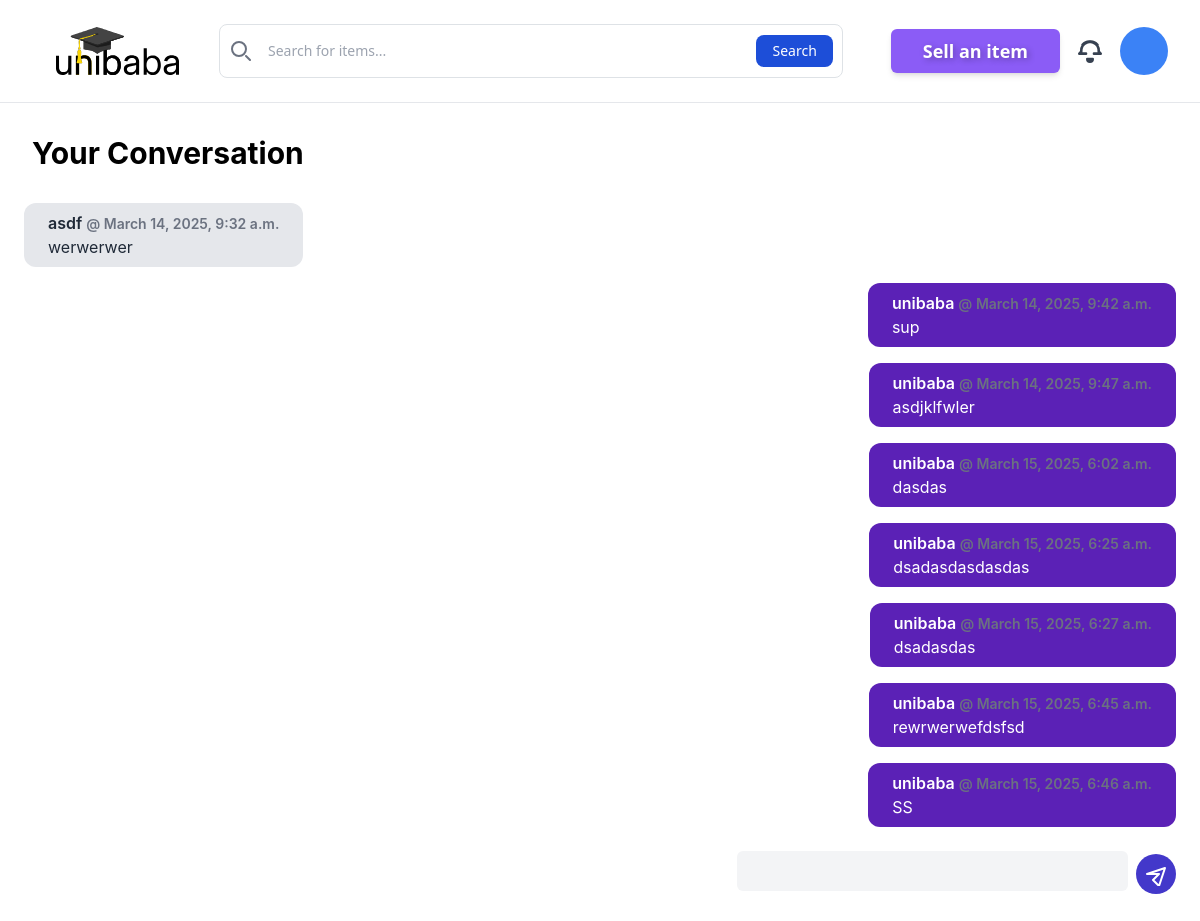
Before: /inbox/2/ (signed in) with the older database file.
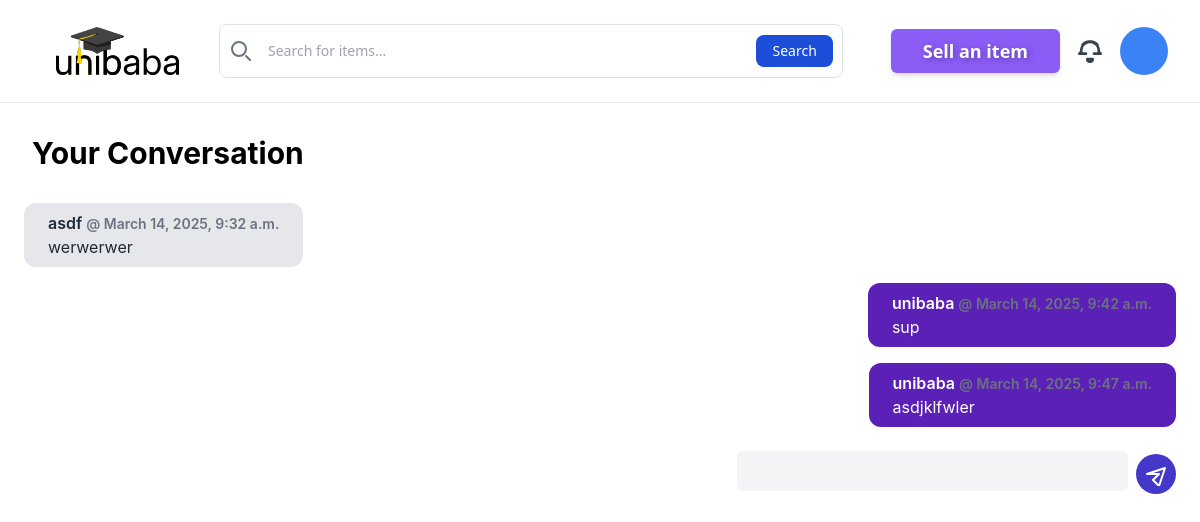
After: the same page with the newer database file.
### conversation/models.py (models this page shows)
class ConversationMessage(models.Model):
    conversation=models.ForeignKey(Conversation,related_name='messages',on_delete=models.CASCADE)
    content=models.TextField()
    created_at = models.DateTimeField(auto_now_add=True)
    created_by=models.ForeignKey(User, related_name='created_messages', on_delete=models.CASCADE)

### conversation/views.py (the view)
# urls.py: path('<int:pk>/',views.detail,name='detail'),
@login_required
def detail(request, pk):
    conversation = Conversation.objects.filter(members__in=[request.user.id]).get(pk=pk)
    if request.method == 'POST':
        form = ConversationMessageForm(request.POST)
        if form.is_valid():
            conversation_message = form.save(commit=False)
            conversation_message.conversation = conversation
            conversation_message.created_by = request.user
            conversation_message.save()
            conversation.save()
            return redirect('conversation:detail', pk=pk)
    else:
        form = ConversationMessageForm()
    return render(request, 'conversation/detail.html', {
        'conversation': conversation,
        'form': form
    })

### conversation/forms.py
class ConversationMessageForm(forms.ModelForm):
    content = forms.CharField(widget=forms.Textarea(attrs={
                'class':'w-128 h-10 p-2 text-sm text-gray-800 bg-gray-100 rounded-md resize-none'
            }), label='')
    class Meta:
        model=ConversationMessage
        fields =('content',)

### conversation/templates/conversation/detail.html (shortened to what this page needs)
{% extends 'base/templatepage.html' %}
{% block content %}
<h1 class="text-3xl font-bold mb-4 text-black p-2 ">Your Conversation</h1>
<div class="space-y-4">
    {% for message in conversation.messages.all %}
        <div class="flex {% if message.created_by == request.user %}justify-end{% else %}justify-start{% endif %}">
            <div class="max-w-xs px-4 py-2 rounded-xl {% if message.created_by == request.user %}bg-violet-800 text-white{% else %}bg-gray-200 text-gray-800{% endif %}">
                <p class="font-semibold">{{ message.created_by.username }} <span class="text-sm text-gray-500"> @ {{ message.created_at }}</span></p>
                <p>{{ message.content }}</p>
            </div>
        </div>
    {% endfor %}
</div>
<form method="post" action="." class="mt-6 flex justify-end items-center space-x-2">
    <div class="flex items-center space-x-2">
        <div>
            {{form.as_p}}
        </div>
        <button type="submit" class="w-10 h-10 flex justify-center items-center bg-indigo-700 hover:bg-indigo-900 rounded-full text-white">
            <svg class="w-6 h-6" xmlns="http://www.w3.org/2000/svg" fill="none" viewBox="0 0 24 24" stroke="currentColor">
                <path stroke-linecap="round" stroke-linejoin="round" stroke-width="2" d="M3 12l18-6-6 18-6-6 6-6z"/>
            </svg>
        </button>
    </div>
</form>
{% endblock %}

Changed rows visible on the page:
removed ConversationMessage: created_by.username "unibaba", created_at "March 15, 2025, 6:02 a.m.", content "dasdas"
removed ConversationMessage: created_by.username "unibaba", created_at "March 15, 2025, 6:25 a.m.", content "dsadasdasdasdas"
removed ConversationMessage: created_by.username "unibaba", created_at "March 15, 2025, 6:27 a.m.", content "dsadasdas"
removed ConversationMessage: created_by.username "unibaba", created_at "March 15, 2025, 6:45 a.m.", content "rewrwerwefdsfsd"
removed ConversationMessage: created_by.username "unibaba", created_at "March 15, 2025, 6:46 a.m.", content "SS"
